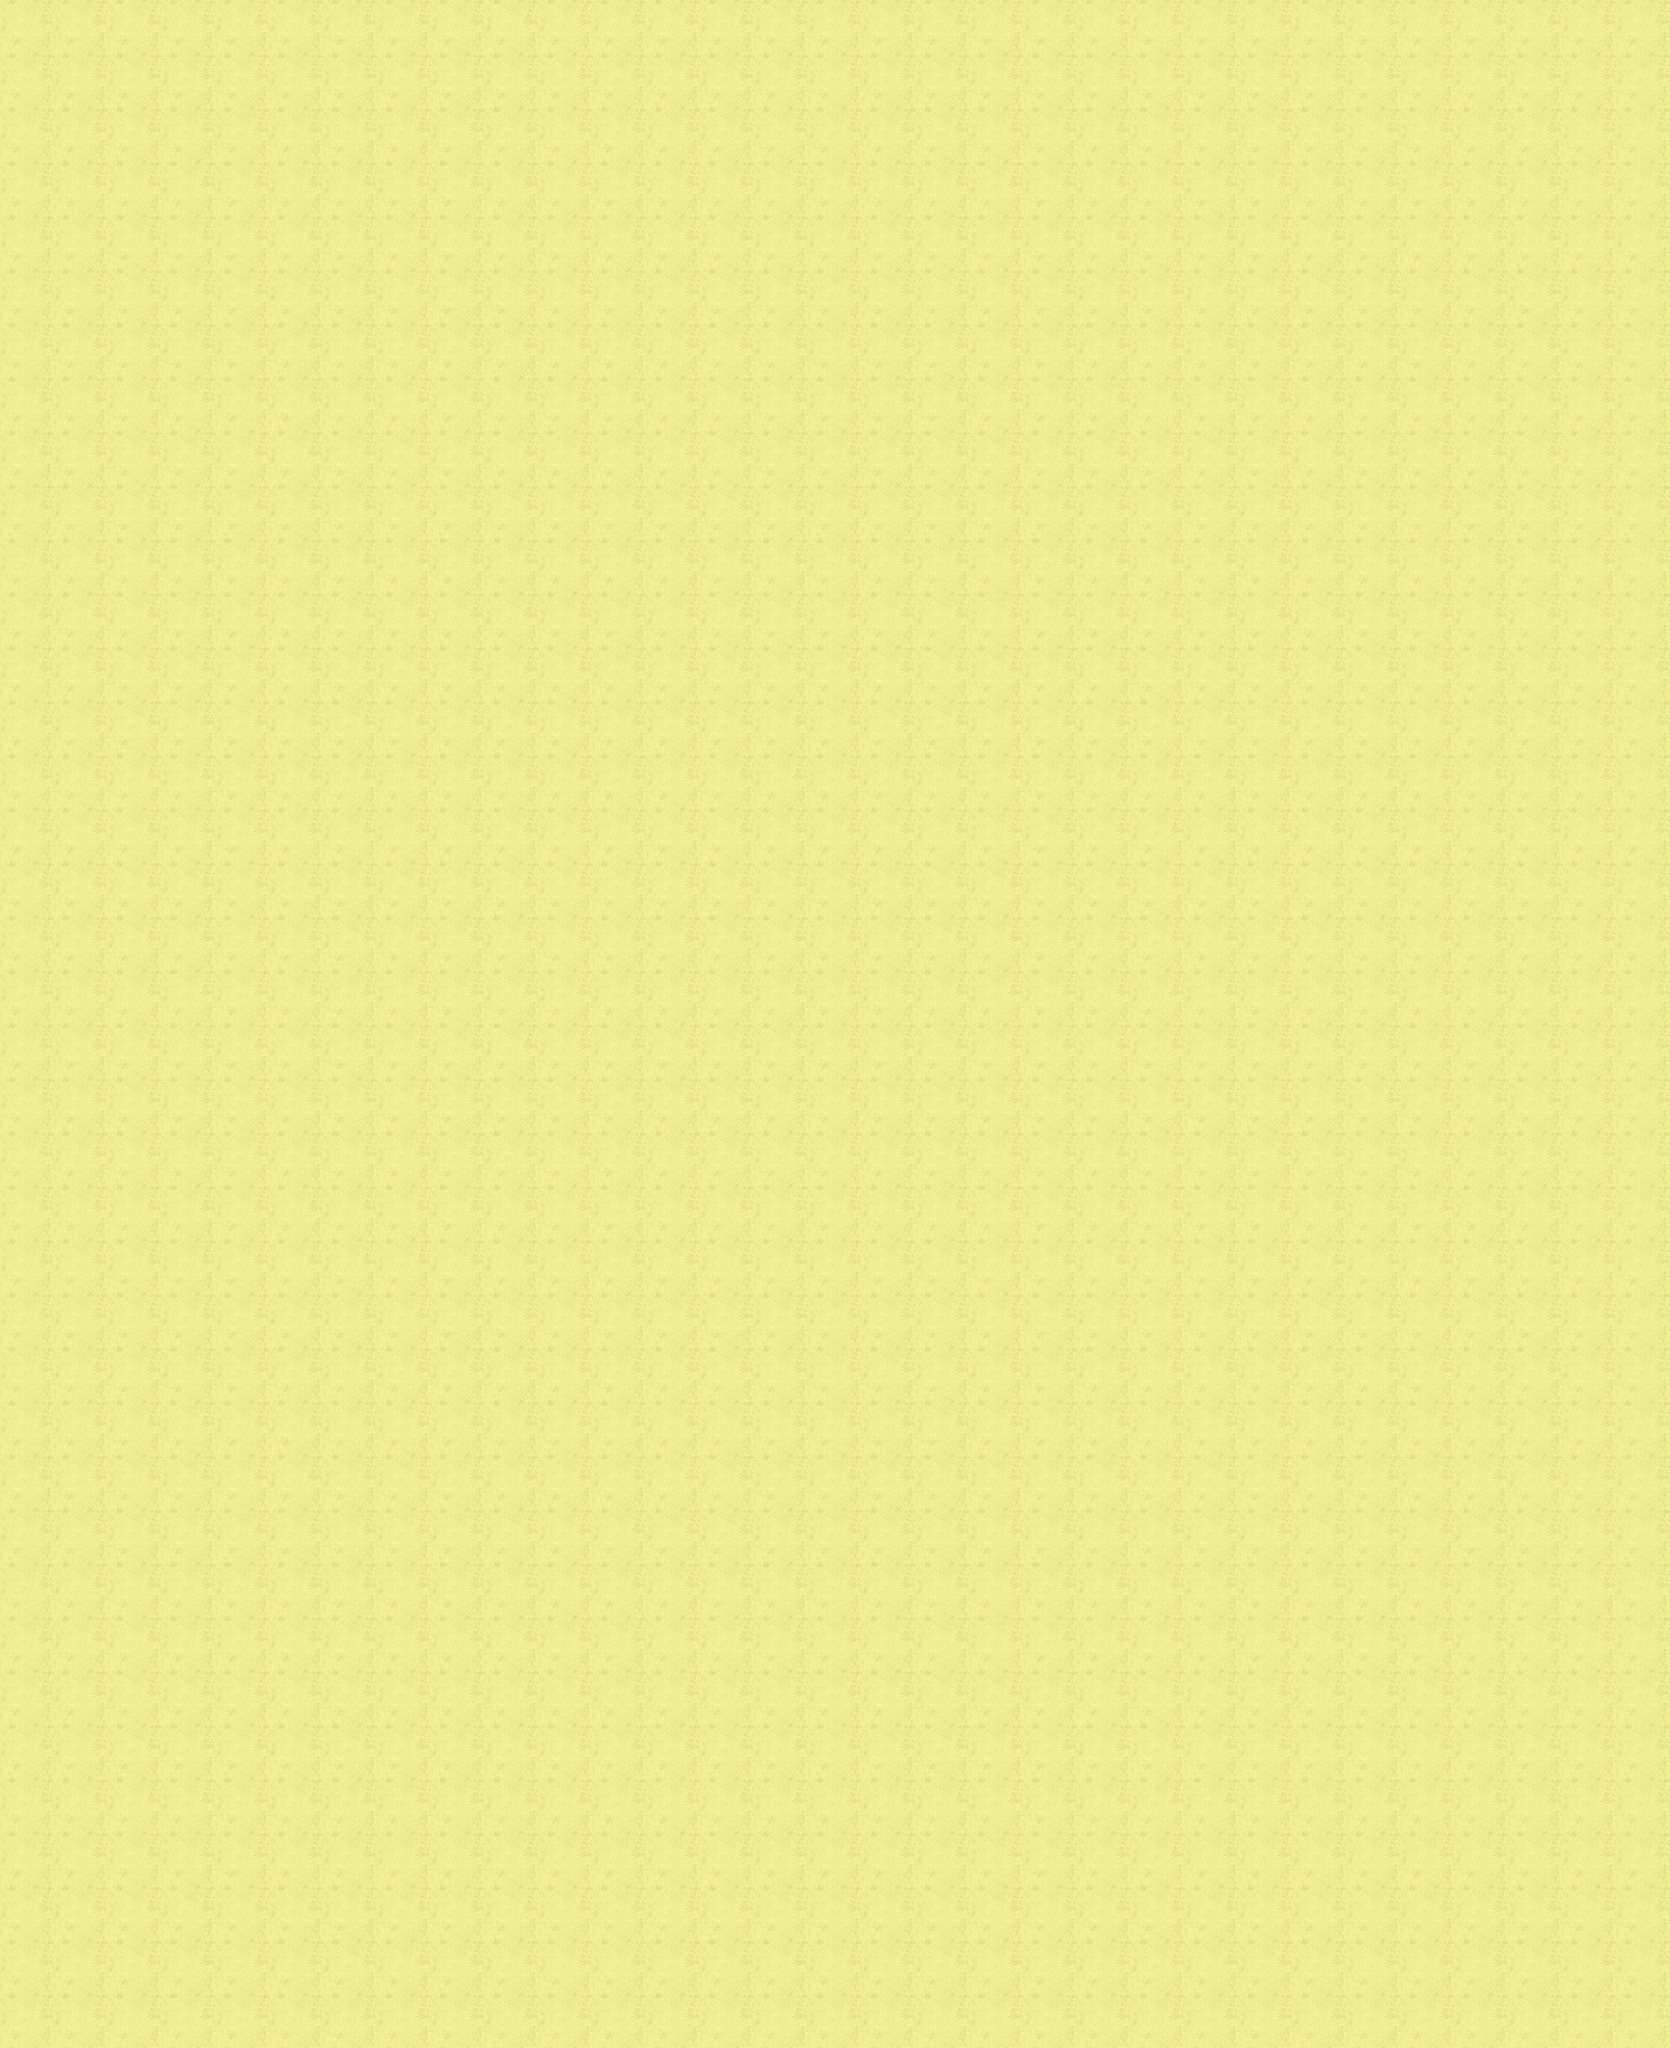

This is a level from a 2D game, rendered from its Tiled map with the project's own tilesets. A one-line summary and the map file follow, with tile-layer data summarised:
An orthogonal 31x38 tile map with 64x64 px tiles, 4 tile layers (Ground, Decor, rocks, SpecialLayer), 7 tilesets and 10 objects (characters/player/player_one, coconut/coconut_0, coconut/coconut_1, coconut/coconut_2, coconut/coconut_3, ...).

<map version="1.0" orientation="orthogonal" width="31" height="38" tilewidth="64" tileheight="64">
 <tileset firstgid="1" name="water" tilewidth="64" tileheight="64">
  <image source="../../../../tiles/water.png" width="320" height="1216" />
 </tileset>
 <tileset firstgid="96" name="jungle" tilewidth="64" tileheight="64">
  <image source="../../../../tiles/jungle.png" width="320" height="1216" />
 </tileset>
 <tileset firstgid="191" name="paths" tilewidth="64" tileheight="64">
  <image source="../../../../tiles/paths.png" width="320" height="1216" />
 </tileset>
 <tileset firstgid="286" name="objects" tilewidth="64" tileheight="64">
  <image source="../../../../tiles/objects.png" width="320" height="1216" />
 </tileset>
 <tileset firstgid="381" name="sand" tilewidth="64" tileheight="64">
  <image source="../../../../tiles/sand.png" width="320" height="1216" />
 </tileset>
 <tileset firstgid="476" name="walls" tilewidth="64" tileheight="64">
  <image source="../../../../tiles/walls.png" width="320" height="1216" />
 </tileset>
 <tileset firstgid="571" name="special" tilewidth="64" tileheight="64">
  <image source="../../../../tiles/special.png" width="320" height="1216" />
 </tileset>
 <layer name="Ground" width="31" height="38">
  <data>[1178 cells, 1178 non-empty, 1 distinct tile ids]</data>
 </layer>
 <layer name="Decor" width="31" height="38">
  <data>[1178 cells, 316 non-empty, 1 distinct tile ids]</data>
 </layer>
 <objectgroup name="Object Layer 1" width="31" height="38">
  <object name="characters/player/player_one" gid="286" x="896" y="1984" />
  <object name="coconut/coconut_0" gid="287" x="1088" y="1856" />
  <object name="coconut/coconut_1" gid="287" x="1152" y="1856" />
  <object name="coconut/coconut_2" gid="287" x="1216" y="1856" />
  <object name="coconut/coconut_3" gid="287" x="1280" y="1856" />
  <object name="coconut/coconut_4" gid="287" x="1344" y="1856" />
  <object name="coconut/coconut_5" gid="287" x="1408" y="1856" />
  <object name="coconut/coconut_6" gid="287" x="1472" y="1856" />
  <object name="coconut/coconut_7" gid="287" x="1536" y="1856" />
  <object name="coconut/coconut_8" gid="287" x="1600" y="1856" />
 </objectgroup>
 <layer name="rocks" width="31" height="38">
  <data>[1178 cells, 0 non-empty, 0 distinct tile ids]</data>
 </layer>
 <layer name="SpecialLayer" width="31" height="38">
  <data>[1178 cells, 0 non-empty, 0 distinct tile ids]</data>
 </layer>
</map>
